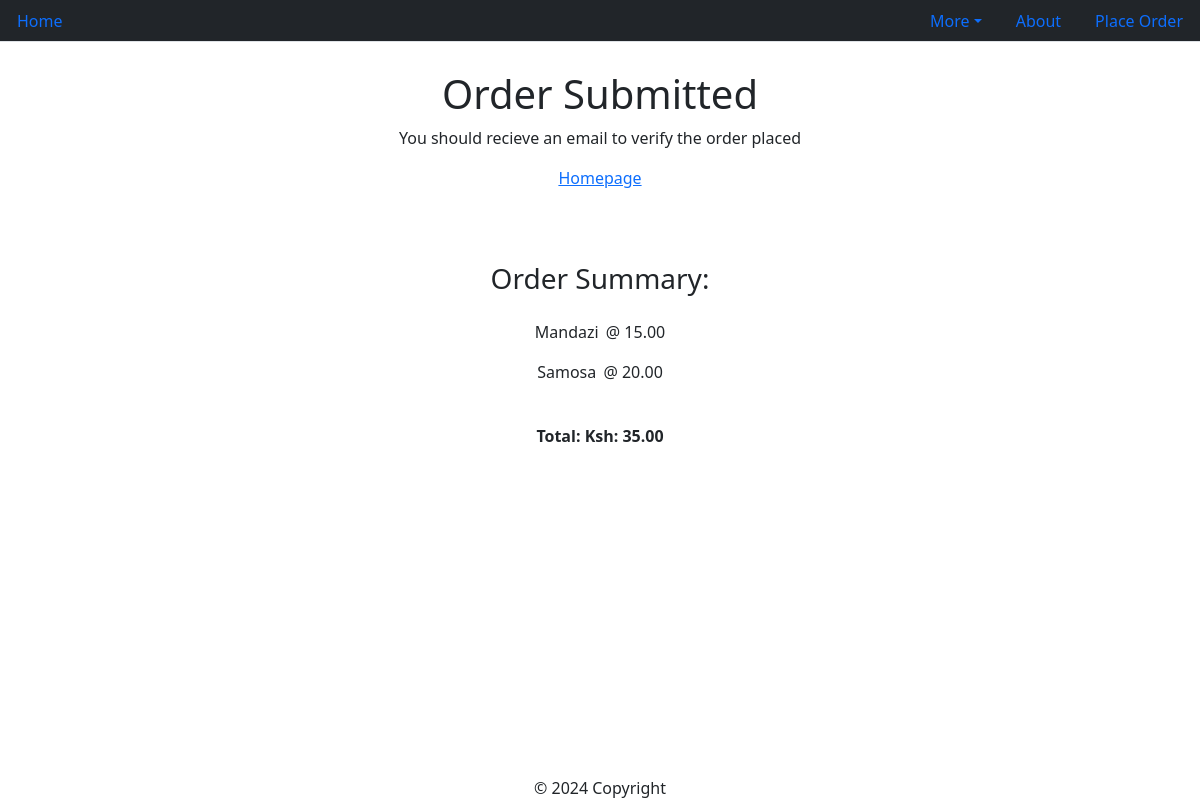
The page /order_confirmation/2 on the database its author committed.
### customer/models.py (models this page shows, shortened)
class MenuItem(models.Model):
    name = models.CharField(max_length=30)
    description = models.TextField(max_length=500)
    image = models.ImageField(upload_to='menuitem_images')
    price = models.DecimalField(max_digits=5, decimal_places=2)
    category = models.ManyToManyField(to='category', related_name='item')

class OrderModel(models.Model):
    created_on = models.DateTimeField(auto_now_add=True)
    price = models.DecimalField(max_digits=5, decimal_places=2)
    items = models.ManyToManyField('MenuItem', related_name='order', blank=True)
    first_name = models.CharField(max_length=30, default='')
    second_name = models.CharField(max_length=30, default='')
    email = models.EmailField(max_length=30, default='')
    county = models.CharField(max_length=30, default='')
    sub_county = models.CharField(max_length=30, default='')
    area = models.CharField(max_length=30, default='')
    is_paid = models.BooleanField(default=False)
    is_delivered = models.BooleanField(default=False)

### customer/views.py (the view)
# urls.py: path('order_confirmation/<int:pk>', OrderConfirmation.as_view(), name='order_confirmation'),
class OrderConfirmation(View):
    def get(self, request, pk):
        order = OrderModel.objects.get(pk=pk)
        context = {
            'pk': order.pk,
            'items': order.items,
            'price': order.price
        }
        return render(request,template_name='customer/order_confirmation.html', context=context)

### customer/templates/customer/order_confirmation.html
{% extends "customer/index.html" %}
{% block content %}
  <div class="container mb-5">
    <div class="row justify-content-center mt-1">
      <div class="col-md-5 col-sm p-4 text-center">
        <h1>Order Submitted</h1>
        <p>You should recieve an email to verify the order placed</p>
        <a href="{% url 'home' %}" >Homepage</a>
      </div>
    </div>
    <div class="row justify-content-center mt-5">
      <div class="col-md-5 col-sm-12 text-center">
        <h3 class="pb-3">Order Summary:</h3>
        {% for item in items.all %}
          <p>{{ item.name }} <span style="padding-left: 3px;">@ {{ item.price }}</span></p>
        {% endfor %}
        <p class="fw-bold pt-4">Total: Ksh: {{ price }}</p>
      </div>
    </div>
  </div>
{% endblock content %}

### rows shown on the page
MenuItem: name "Mandazi", price "15.00"
MenuItem: name "Samosa", price "20.00"
OrderModel: price "35.00"
